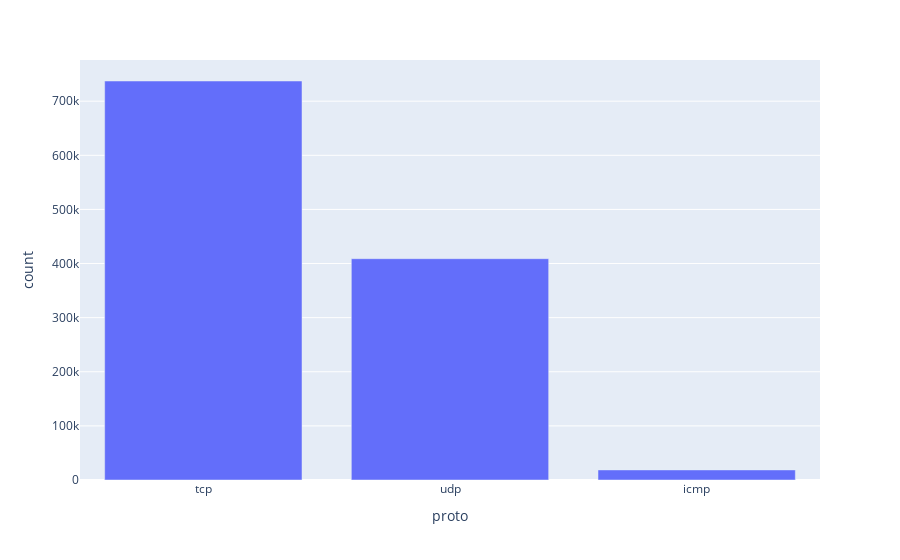
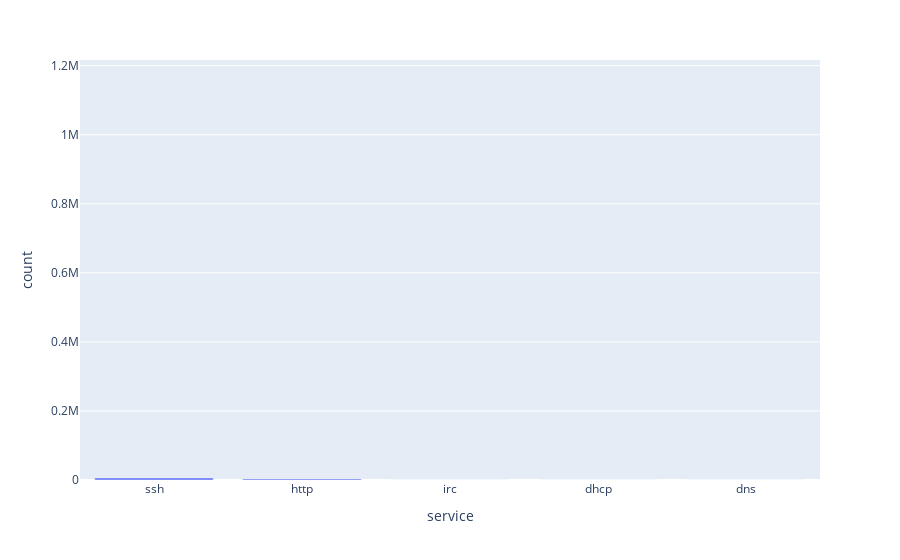
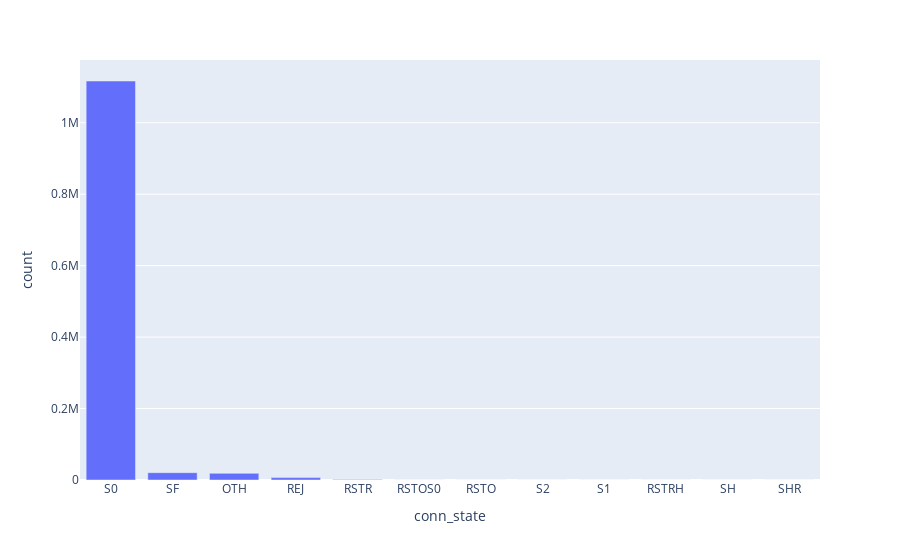
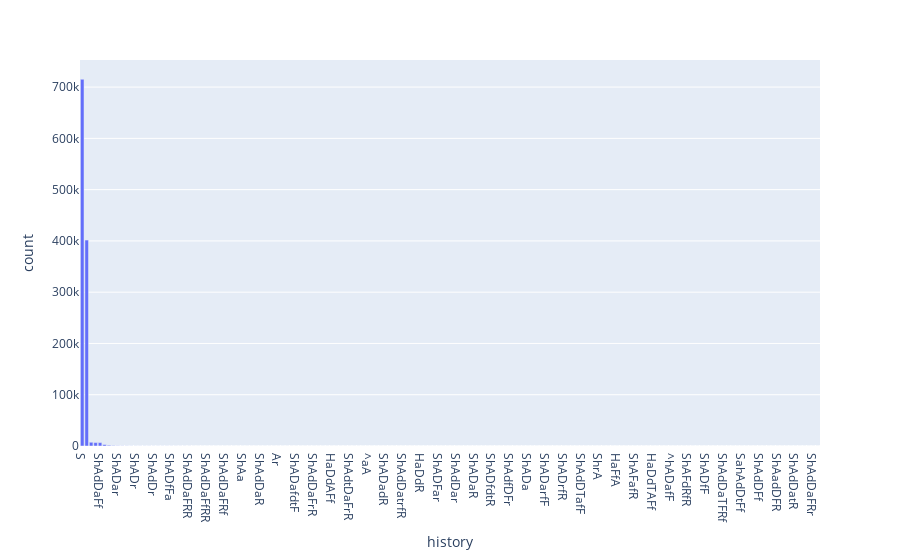

Notebook cell for these charts, in order:
### Markdown cell above
## Univariate Data Analysis

### Code cell
def counts(df, var):
    var_counts = df.groupBy(var).count().orderBy("count", ascending=False)
    var_counts = var_counts.withColumn(
        "percent", F.round(col("count") / sum(col("count")).over(Window.partitionBy()), 4)
    )
    var_counts.show()
    fig = px.bar(var_counts.toPandas(), x=var, y="count")
    fig.show()


categorical_columns = ["proto", "service", "conn_state", "history", "label"]

for c in categorical_columns:
    counts(df, c)

### Figure 1 — Plotly figure (JSON) as saved in the notebook; plotly's stock layout.template omitted (floating-point values rounded to 4 significant figures)
{"data": [{"alignmentgroup": "True", "hovertemplate": "proto=%{x}<br>count=%{y}<extra></extra>", "legendgroup": "", "marker": {"color": "#636efa", "pattern": {"shape": ""}}, "name": "", "offsetgroup": "", "orientation": "v", "showlegend": false, "textposition": "auto", "type": "bar", "x": ["tcp", "udp", "icmp"], "xaxis": "x", "y": [737292, 408931, 18628], "yaxis": "y"}], "layout": {"barmode": "relative", "legend": {"tracegroupgap": 0}, "margin": {"t": 60}, "xaxis": {"anchor": "y", "domain": [0, 1], "title": {"text": "proto"}}, "yaxis": {"anchor": "x", "domain": [0, 1], "title": {"text": "count"}}}}

### Figure 2 — Plotly figure (JSON) as saved in the notebook; plotly's stock layout.template omitted (floating-point values rounded to 4 significant figures)
{"data": [{"alignmentgroup": "True", "hovertemplate": "service=%{x}<br>count=%{y}<extra></extra>", "legendgroup": "", "marker": {"color": "#636efa", "pattern": {"shape": ""}}, "name": "", "offsetgroup": "", "orientation": "v", "showlegend": false, "textposition": "auto", "type": "bar", "x": [null, "ssh", "http", "irc", "dhcp", "dns"], "xaxis": "x", "y": [1155702, 5899, 3238, 6, 4, 2], "yaxis": "y"}], "layout": {"barmode": "relative", "legend": {"tracegroupgap": 0}, "margin": {"t": 60}, "xaxis": {"anchor": "y", "domain": [0, 1], "title": {"text": "service"}}, "yaxis": {"anchor": "x", "domain": [0, 1], "title": {"text": "count"}}}}

### Figure 3 — Plotly figure (JSON) as saved in the notebook; plotly's stock layout.template omitted (floating-point values rounded to 4 significant figures)
{"data": [{"alignmentgroup": "True", "hovertemplate": "conn_state=%{x}<br>count=%{y}<extra></extra>", "legendgroup": "", "marker": {"color": "#636efa", "pattern": {"shape": ""}}, "name": "", "offsetgroup": "", "orientation": "v", "showlegend": false, "textposition": "auto", "type": "bar", "x": ["S0", "SF", "OTH", "REJ", "RSTR", "RSTOS0", "RSTO", "S2", "S1", "RSTRH", "SH", "SHR"], "xaxis": "x", "y": [1116839, 20569, 18637, 6669, 1526, 197, 168, 72, 69, 67, 37, 1], "yaxis": "y"}], "layout": {"barmode": "relative", "legend": {"tracegroupgap": 0}, "margin": {"t": 60}, "xaxis": {"anchor": "y", "domain": [0, 1], "title": {"text": "conn_state"}}, "yaxis": {"anchor": "x", "domain": [0, 1], "title": {"text": "count"}}}}

### Figure 4 — Plotly figure (JSON) as saved in the notebook; plotly's stock layout.template omitted (floating-point values rounded to 4 significant figures; data arrays with more than 128 entries replaced by an {"elided": "..."} marker saying what was removed)
{"data": [{"alignmentgroup": "True", "hovertemplate": "history=%{x}<br>count=%{y}<extra></extra>", "legendgroup": "", "marker": {"color": "#636efa", "pattern": {"shape": ""}}, "name": "", "offsetgroup": "", "orientation": "v", "showlegend": false, "textposition": "auto", "type": "bar", "x": {"elided": "167 str values"}, "xaxis": "x", "y": {"elided": "167 int values"}, "yaxis": "y"}], "layout": {"barmode": "relative", "legend": {"tracegroupgap": 0}, "margin": {"t": 60}, "xaxis": {"anchor": "y", "domain": [0, 1], "title": {"text": "history"}}, "yaxis": {"anchor": "x", "domain": [0, 1], "title": {"text": "count"}}}}
